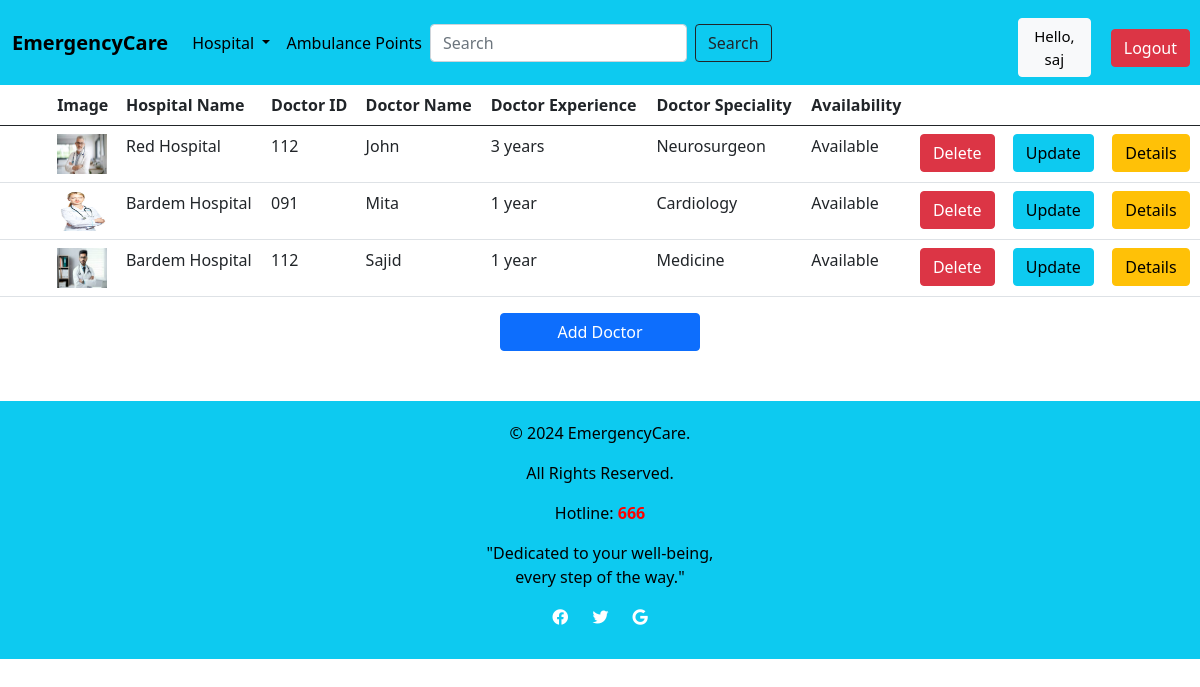
The app's page /DoctorList/ (signed in), older data.
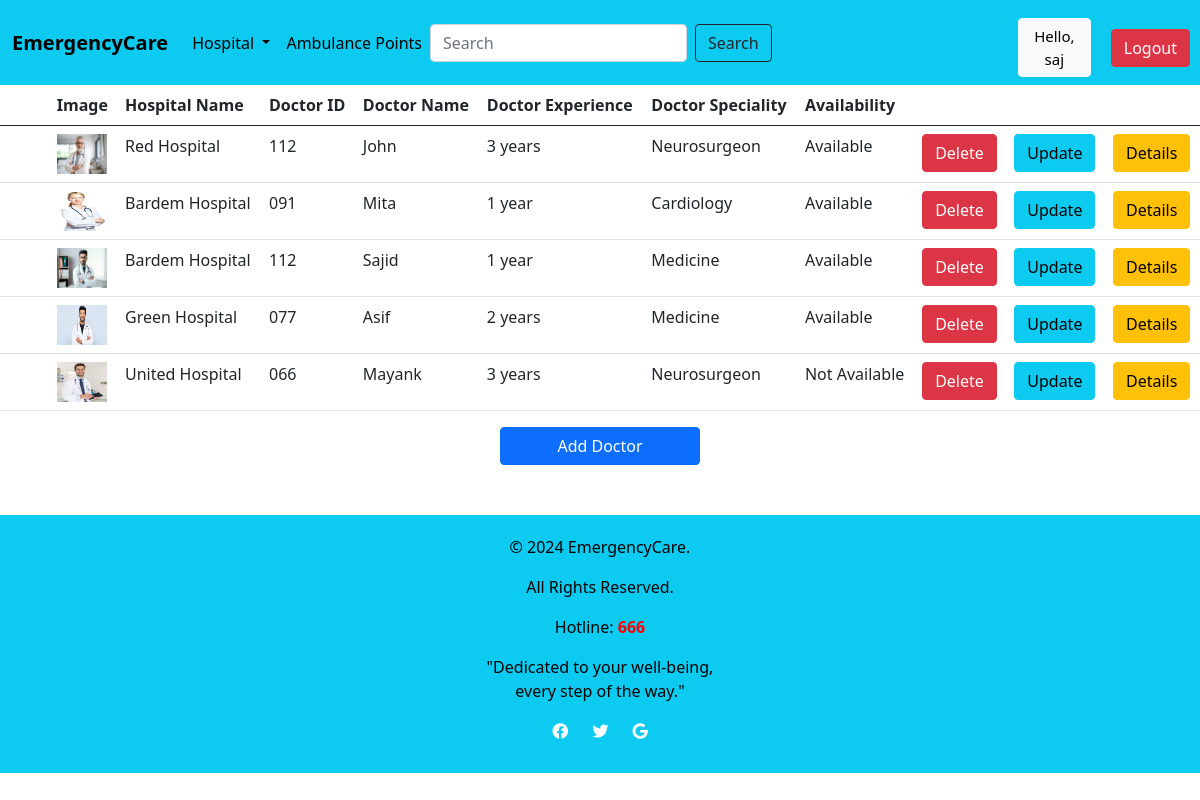
The same page, newer data.
### Location/models.py (models this page shows, shortened)
class DoctorList(models.Model):
    H_Name = models.ForeignKey(Hospital, on_delete=models.CASCADE, blank=True, null=True)
    D_ID = models.CharField(max_length=200, blank=True, null=True)
    D_Name = models.CharField(max_length=200, blank=True, null=True)
    D_Experience = models.CharField(max_length=200, blank=True, null=True)
    D_Speciality = models.CharField(max_length=200, blank=True, null=True)
    status_availabilty = (
       ('Available','Available'),
        ('Not Available', 'Not Available'),
    )
    Availability = models.CharField(max_length=100, choices=status_availabilty,blank=True,null=True)
    image = models.ImageField(upload_to='images/', blank=True, null=True, default='images/default.jpg')

class Hospital(models.Model):
    H_ID = models.CharField(max_length=200)
    H_name = models.CharField(max_length=200)
    Area_name = models.ForeignKey(Location, on_delete=models.CASCADE)
    image = models.ImageField(upload_to='images/',blank=True, null=True, default='images/default.jpg')
    def __str__(self):
        return self.H_name

### Location/views.py (the view)
# urls.py: path('DoctorList/',l_views.doctorlist,name='DoctorList'),
@login_required(login_url='login')
def doctorlist(request):
    doctorlist = DoctorList.objects.all()
    context = {
        'doctorlist': doctorlist,
    }
    return render(request, 'hospital/DoctorList.html', context=context)

### templates/hospital/DoctorList.html
 {% extends 'hospital/Home.html' %}
 {% block content %}
 {% load static %}
<table class="table">
  <thead>
    <tr>
      <th></th>
      <th></th>
      <th></th>
      <th scope="col">Image</th>
      <th scope="col">Hospital Name</th>
        <th scope="col">Doctor ID</th>
        <th scope="col">Doctor Name</th>
      <th scope="col">Doctor Experience</th>
      <th scope="col">Doctor Speciality</th>
      <th scope="col">Availability</th>
      <th></th>
      <th></th>
      <th></th>
    </tr>
  </thead>
  <tbody>
  {% for d in doctorlist %}
    <tr>
      <td></td>
      <td></td>
      <td></td>
      <td><img src="{{d.image.url}}" style="height: 40px; width: 50px;"></td>
      <td>{{d.H_Name}}</td>
      <td>{{d.D_ID}}</td>
      <td>{{d.D_Name}}</td>
      <td>{{d.D_Experience}}</td>
      <td>{{d.D_Speciality}}</td>
      <td>{{d.Availability}}</td>
      {% if request.user.is_staff %}
      <td><a href="{% url 'delete_doctor' d.id %}" class="btn btn-danger">Delete</a></td>
      <td><a href="{% url 'update_doctor' d.id %}" class="btn btn-info">Update</a></td>
      {% endif %}
      <td><a href="{% url 'DoctorDetails' d.id %}" class = "btn btn-warning">Details</a></td>
    </tr>
  {% endfor %}
  </tbody>
</table>
  {% if request.user.is_staff %}
 <div class = "d-grid gap-2 col-2 mx-auto" style="...">
  <a href="{% url 'add_doctor' %}" class = "btn btn-primary">Add Doctor</a>
 </div>
 {% endif %}
{% endblock %}

Row changes from the older to the newer data that the page shows:
added DoctorList: image (picture), H_Name "Green Hospital", D_ID "077", D_Name "Asif", D_Experience "2 years", D_Speciality "Medicine", Availability "Available"
added DoctorList: image (picture), H_Name "United Hospital", D_ID "066", D_Name "Mayank", D_Experience "3 years", D_Speciality "Neurosurgeon", Availability "Not Available"
